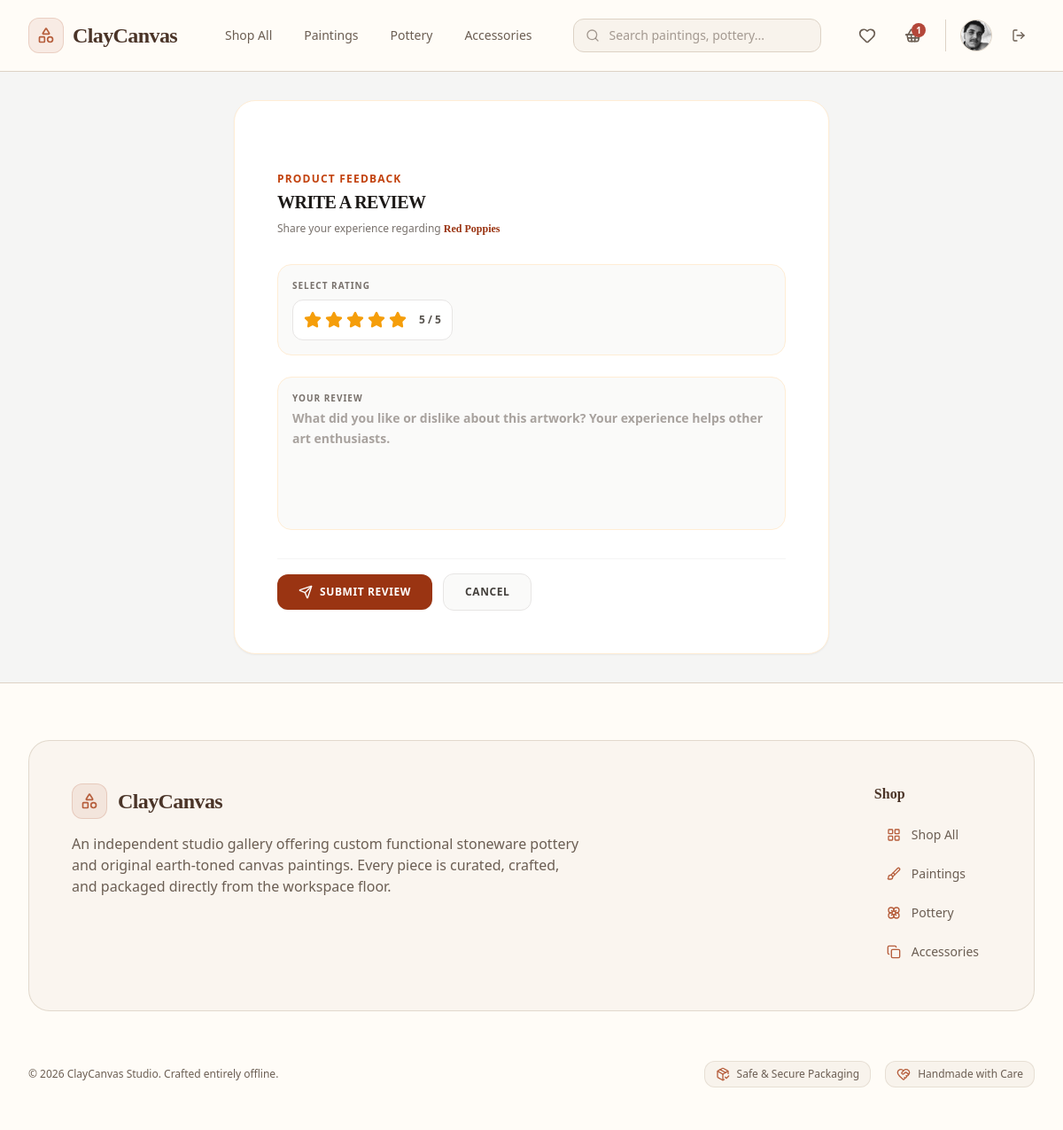
The page /review/add/2/ (signed in) on the database its author committed.
### cc_app/models.py (models this page shows, shortened)
class User(AbstractUser):
    phone = models.CharField(max_length=20, blank=True)
    address = models.TextField(blank=True)
    profile_picture = models.ImageField(upload_to='images/user/', blank=True, null=True)

class Cart(models.Model):
    customer = models.OneToOneField(User, on_delete=models.CASCADE, related_name='cart')

class Product(models.Model):
    class Category(models.TextChoices):
        PAINTINGS = 'paintings', 'Original Paintings'
        POTTERY = 'pottery', 'Handmade Pottery'
        CERAMICS = 'ceramics', 'Sculptures & Ceramics'
        PRINTS = 'prints', 'Canvas & Fine Art Prints'
        ACCESSORIES = 'accessories', 'Art Supplies & Displays'
    name = models.CharField(max_length=255)
    category = models.CharField(max_length=30, choices=Category.choices)
    description = models.TextField(help_text="Detailed description of the artwork, dimensions, and materials used.")
    price = models.DecimalField(max_digits=10, decimal_places=2)
    stock = models.PositiveIntegerField(default=1, help_text="Set to 1 for unique, original one-off masterworks.")
    product_image = models.ImageField(upload_to='images/products/')
    is_active = models.BooleanField(default=True)
    created_at = models.DateTimeField(auto_now_add=True)

### cc_app/views/review_view.py (the view, shortened to what this page needs)
# urls.py: path('review/add/<int:product_id>/', add_review_view, name='add_review'),
@login_required
def add_review_view(request, product_id):
    product = Product.objects.get(id=product_id)
    if Review.objects.filter(product=product, customer=request.user).exists():
        messages.error(request, "You have already reviewed this product.")
        return redirect(f'/products/{product.id}/')
    errors = {}
    return render(request, 'main/add_review_page.html', {'product': product, 'errors': errors})

### cc_app/templates/main/add_review_page.html (shortened to what this page needs)
<!DOCTYPE html>
<html lang="en">
<head>
    {% load static %}
    <link href="{% static 'css/styles.css' %}" rel="stylesheet" />
</head>
<body class="bg-stone-100 font-sans min-h-screen flex flex-col text-stone-900 selection:bg-orange-200">
    {% include 'components/_navbar.html' %}
    <main class="flex-grow flex items-center justify-center p-4 sm:p-6 lg:p-8">
        <form method="POST" class="w-full max-w-2xl bg-white border border-orange-100 rounded-3xl overflow-hidden shadow-sm p-8 lg:p-12 space-y-8">
            <div>
                <h2 class="text-xs font-bold uppercase tracking-widest text-orange-700 mb-1">Product Feedback</h2>
                <p class="text-xl font-bold text-stone-950 tracking-tight font-serif uppercase">Write a Review</p>
                <p class="text-xs text-stone-500 mt-2 font-medium">Share your experience regarding <span class="text-orange-800 font-bold font-serif">{{ product.name }}</span></p>
            </div>
            <div class="space-y-6">
                <div class="bg-stone-50 border border-orange-100 p-4 rounded-2xl">
                    <label class="text-[10px] font-bold uppercase tracking-widest text-stone-500 block mb-2">Select Rating</label>
                    <div class="flex items-center gap-1.5 bg-white border border-stone-200 p-3 rounded-xl inline-flex">
                        <div class="flex items-center gap-1">
                            <button type="button" data-star="1" class="star-btn text-amber-500 hover:scale-110 transition-transform focus:outline-none">
                                <i data-lucide="star" class="w-5 h-5 fill-current"></i>
                            </button>
                            <button type="button" data-star="2" class="star-btn text-amber-500 hover:scale-110 transition-transform focus:outline-none">
                                <i data-lucide="star" class="w-5 h-5 fill-current"></i>
                            </button>
                            <button type="button" data-star="3" class="star-btn text-amber-500 hover:scale-110 transition-transform focus:outline-none">
                                <i data-lucide="star" class="w-5 h-5 fill-current"></i>
                            </button>
                            <button type="button" data-star="4" class="star-btn text-amber-500 hover:scale-110 transition-transform focus:outline-none">
                                <i data-lucide="star" class="w-5 h-5 fill-current"></i>
                            </button>
                            <button type="button" data-star="5" class="star-btn text-amber-500 hover:scale-110 transition-transform focus:outline-none">
                                <i data-lucide="star" class="w-5 h-5 fill-current"></i>
                            </button>
                        </div>
                        <span id="rating_display" class="text-xs font-sans font-bold text-stone-600 ml-2">5 / 5</span>
                    </div>
                </div>
                <div class="bg-stone-50 border border-orange-100 p-4 rounded-2xl focus-within:border-orange-300 transition-colors">
                    <label class="text-[10px] font-bold uppercase tracking-widest text-stone-500 block mb-1">Your Review</label>
                    <textarea id="id_comment" name="comment" rows="5" placeholder="What did you like or dislike about this artwork? Your experience helps other art enthusiasts." class="w-full bg-transparent text-sm font-semibold text-stone-800 focus:outline-none placeholder-stone-400 resize-none leading-relaxed">{{ data.comment|default:'' }}</textarea>
                </div>
            </div>
            <div class="flex items-center gap-3 pt-4 border-t border-stone-100">
                <button type="submit" class="flex-grow sm:flex-none bg-orange-800 hover:bg-orange-900 text-white font-bold py-3 px-6 rounded-xl transition-all flex items-center justify-center gap-2 text-xs uppercase tracking-wider shadow-sm">
                    <i data-lucide="send" class="w-4 h-4"></i>
                    Submit Review
                </button>
                <a href="javascript:history.back()" class="flex-grow sm:flex-none bg-stone-50 hover:bg-stone-100 text-stone-700 font-bold py-3 px-6 rounded-xl transition-all flex items-center justify-center gap-2 text-xs uppercase tracking-wider border border-stone-200">
                    Cancel
                </a>
            </div>
        </form>
    </main>
    {% include 'components/_footer.html' %}
</body>
</html>

### cc_app/templates/components/_navbar.html (shortened to what this page needs)
<nav class="bg-[#FFFCF7]/95 backdrop-blur-md border-b border-[#DDD2C5] sticky top-0 z-50 shadow-xs">
    <div class="max-w-7xl mx-auto px-4 sm:px-6 lg:px-8">
        <div class="flex justify-between h-20 items-center gap-4">
            <div class="flex items-center gap-8 lg:gap-10">
                <a href="/" class="flex-shrink-0 flex items-center gap-2.5 group">
                    <div class="w-10 h-10 rounded-xl bg-[#B65E3C]/10 border border-[#B65E3C]/20 flex items-center justify-center text-[#B65E3C] group-hover:bg-[#B65E3C] group-hover:text-[#FFFCF7] transition-all duration-300">
                        <i data-lucide="shapes" class="w-5 h-5"></i>
                    </div>
                    <span class="text-2xl font-serif font-bold text-[#4A3428] tracking-tight">ClayCanvas</span>
                </a>
                <div class="hidden md:flex items-center space-x-1 lg:space-x-2 font-medium">
                    <a href="/products/" class="{% if request.path == '/products/' and not request.GET.category %}text-[#B65E3C] bg-[#B65E3C]/10 font-semibold{% else %}text-[#6B5E53] hover:text-[#B65E3C] hover:bg-[#F8F3EC]{% endif %} px-3.5 py-2 rounded-xl text-sm transition-all duration-200">Shop All</a>
                    <a href="/products/?category=paintings" class="{% if request.GET.category == 'paintings' %}text-[#B65E3C] bg-[#B65E3C]/10 font-semibold{% else %}text-[#6B5E53] hover:text-[#B65E3C] hover:bg-[#F8F3EC]{% endif %} px-3.5 py-2 rounded-xl text-sm transition-all duration-200">Paintings</a>
                    <a href="/products/?category=pottery" class="{% if request.GET.category == 'pottery' %}text-[#B65E3C] bg-[#B65E3C]/10 font-semibold{% else %}text-[#6B5E53] hover:text-[#B65E3C] hover:bg-[#F8F3EC]{% endif %} px-3.5 py-2 rounded-xl text-sm transition-all duration-200">Pottery</a>
                    <a href="/products/?category=accessories" class="{% if request.GET.category == 'accessories' %}text-[#B65E3C] bg-[#B65E3C]/10 font-semibold{% else %}text-[#6B5E53] hover:text-[#B65E3C] hover:bg-[#F8F3EC]{% endif %} px-3.5 py-2 rounded-xl text-sm transition-all duration-200">Accessories</a>
                </div>
            </div>
            <div class="hidden sm:block flex-1 max-w-md mx-4">
                <form action="/products/" method="GET" class="relative m-0">
                    <div class="absolute inset-y-0 left-0 pl-3.5 flex items-center pointer-events-none text-[#6B5E53]/60">
                    </div>
                    <input type="text" name="q" value="{{ request.GET.q|default:'' }}" placeholder="Search paintings, pottery..." class="block w-full pl-10 pr-4 py-2 border border-[#DDD2C5] rounded-xl bg-[#F8F3EC] text-sm text-[#4A3428] placeholder-[#6B5E53]/60 focus:outline-none focus:border-[#B65E3C] focus:bg-[#FFFCF7] focus:ring-2 focus:ring-[#B65E3C]/20 transition-all duration-200">
                </form>
            </div>
            <div class="flex items-center gap-2 sm:gap-3">
                {% if not request.user.is_staff %}
                    <a href="/wishlist/" class="w-10 h-10 rounded-xl flex items-center justify-center text-[#6B5E53] hover:text-[#B65E3C] hover:bg-[#F8F3EC] transition-all duration-200 relative">
                        <i data-lucide="heart" class="w-5 h-5"></i>
                    </a>
                    <a href="/cart/" class="w-10 h-10 rounded-xl flex items-center justify-center text-[#6B5E53] hover:text-[#B65E3C] hover:bg-[#F8F3EC] transition-all duration-200 relative">
                        {% if user.is_authenticated and user.cart.items.exists %}
                            <span class="absolute top-1.5 right-1.5 w-4 h-4 bg-[#B4473A] text-[#FFFCF7] text-[10px] font-bold rounded-full flex items-center justify-center shadow-xs">
                                {{ user.cart.items.count }}
                            </span>
                        {% endif %}
                    </a>
                {% endif %}
                {% if user.is_authenticated %}
                    <div class="flex items-center gap-3 border-l border-[#DDD2C5] pl-3 sm:pl-4 ml-1">
                        <a href="/profile/" class="block h-9 w-9 rounded-full overflow-hidden border border-[#DDD2C5] bg-[#F8F3EC] hover:border-[#B65E3C] transition-all duration-200 focus:outline-none shadow-xs">
                            {% if user.profile_picture %}
                                <img src="{{ user.profile_picture.url }}" alt="{{ user.username }}" class="h-full w-full object-cover">
                            {% else %}
                                <div class="h-full w-full flex items-center justify-center text-[#B65E3C] font-semibold text-xs bg-[#B65E3C]/10">
                                    {{ user.username|slice:":1"|upper }}
                                </div>
                            {% endif %}
                        </a>
                        <a href="/logout/" class="w-9 h-9 rounded-xl flex items-center justify-center text-[#6B5E53] hover:text-[#B4473A] hover:bg-[#B4473A]/10 transition-all duration-200" title="Logout">
                            <i data-lucide="log-out" class="w-4 h-4"></i>
                        </a>
                    </div>
                {% endif %}
            </div>
        </div>
    </div>
</nav>

### rows shown on the page
User: cart.items.count "1", profile_picture (picture)
Product: name "Red Poppies"
